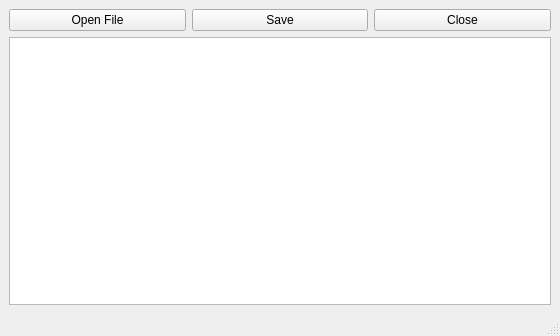
<ui version="4.0" >
 <class>notepad</class>
 <widget class="QMainWindow" name="notepad" >
  <property name="geometry" >
   <rect>
    <x>0</x>
    <y>0</y>
    <width>560</width>
    <height>336</height>
   </rect>
  </property>
  <property name="windowTitle" >
   <string>notepad</string>
  </property>
  <widget class="QWidget" name="centralwidget" >
   <layout class="QGridLayout" >
    <property name="margin" >
     <number>9</number>
    </property>
    <property name="spacing" >
     <number>6</number>
    </property>
    <item row="1" column="0" colspan="3" >
     <widget class="QTextEdit" name="editor_window" />
    </item>
    <item row="0" column="2" >
     <widget class="QPushButton" name="pushButton_2" >
      <property name="text" >
       <string>Close</string>
      </property>
     </widget>
    </item>
    <item row="0" column="1" >
     <widget class="QPushButton" name="button_save" >
      <property name="text" >
       <string>Save</string>
      </property>
     </widget>
    </item>
    <item row="0" column="0" >
     <widget class="QPushButton" name="button_open" >
      <property name="text" >
       <string>Open File</string>
      </property>
     </widget>
    </item>
   </layout>
  </widget>
  <widget class="QMenuBar" name="menubar" >
   <property name="geometry" >
    <rect>
     <x>0</x>
     <y>0</y>
     <width>560</width>
     <height>26</height>
    </rect>
   </property>
  </widget>
  <widget class="QStatusBar" name="statusbar" />
 </widget>
 <resources/>
 <connections>
  <connection>
   <sender>pushButton_2</sender>
   <signal>clicked()</signal>
   <receiver>notepad</receiver>
   <slot>close()</slot>
   <hints>
    <hint type="sourcelabel" >
     <x>322</x>
     <y>49</y>
    </hint>
    <hint type="destinationlabel" >
     <x>334</x>
     <y>29</y>
    </hint>
   </hints>
  </connection>
 </connections>
</ui>
